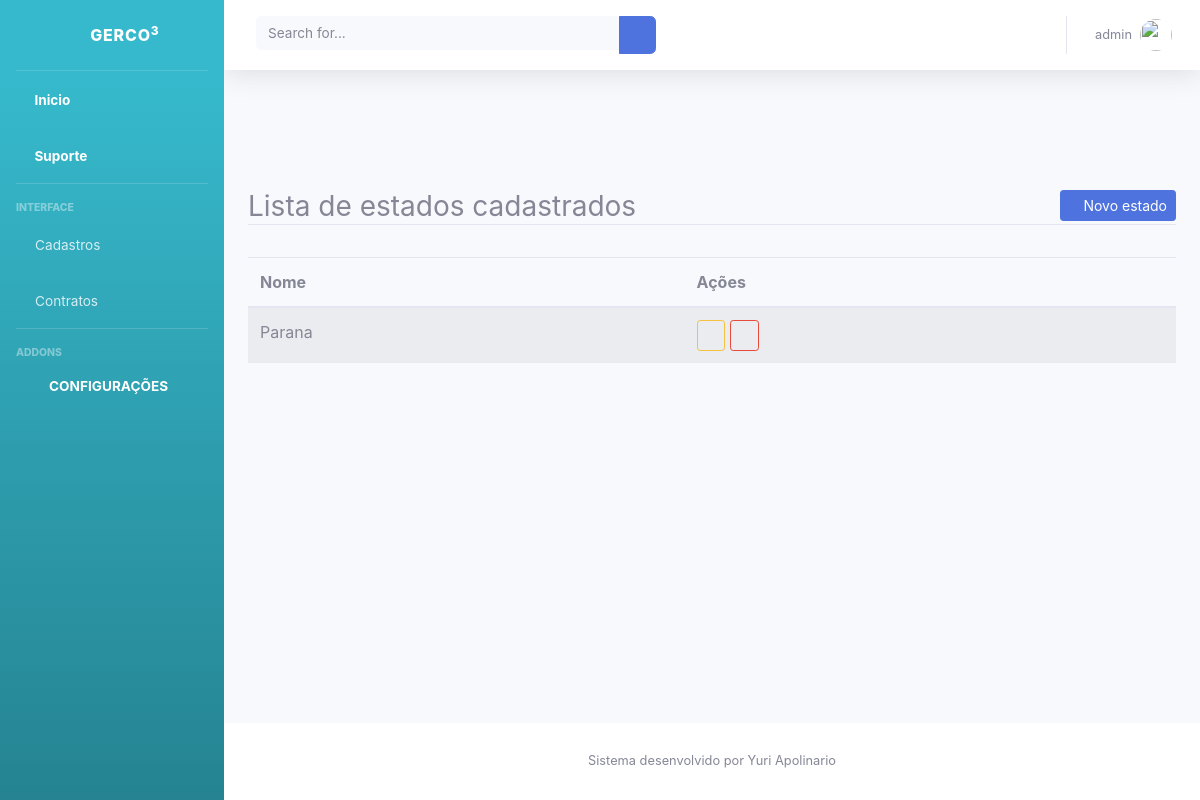
/listar/estado/ (signed in), run on an earlier commit of the app's database.
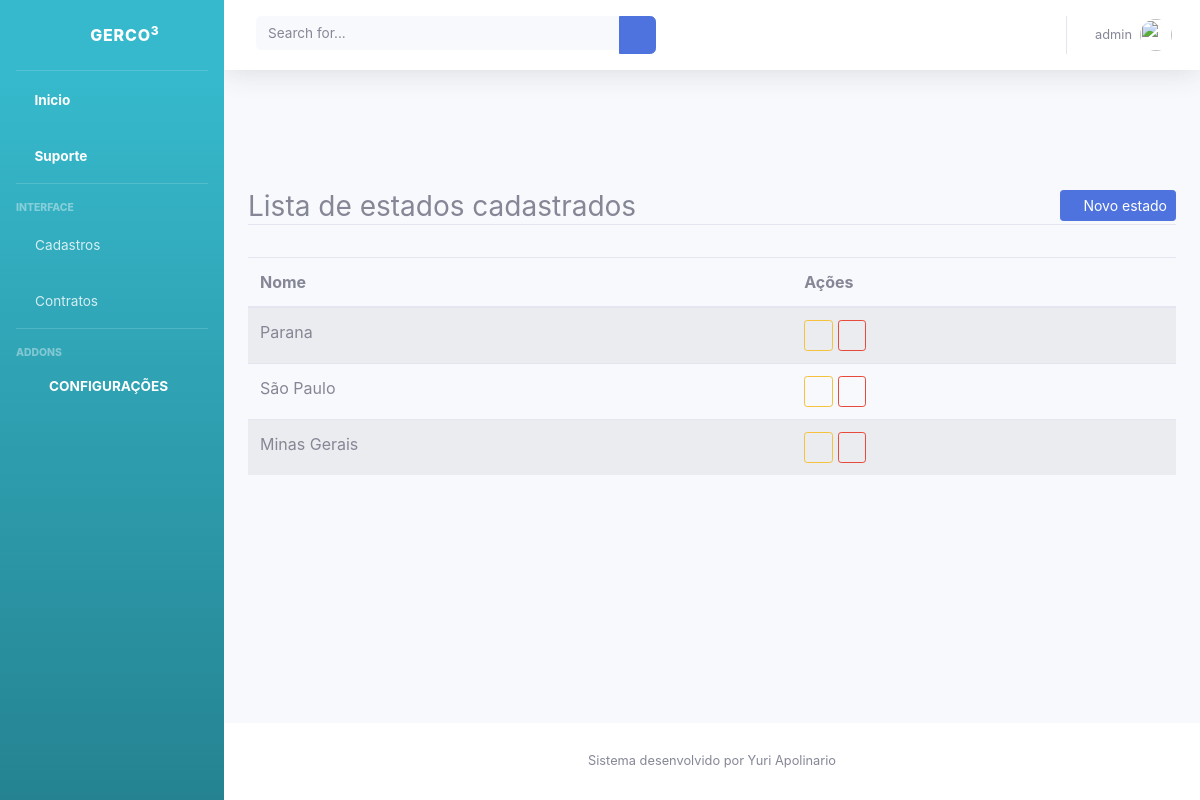
And on a later commit of the database.
### cadastros/models.py (models this page shows, shortened)
class Estado(models.Model):
    sigla = models.CharField(max_length=2)
    nome = models.CharField(max_length=50, verbose_name="nome do estado")

### cadastros/views.py (the view)
# urls.py: path('listar/estado/', EstadoList.as_view(), name="listar-estado"),
class EstadoList(LoginRequiredMixin, ListView):
    model = Estado
    template_name = 'cadastros/listar/estado.html'

### cadastros/templates/cadastros/listar/estado.html (shortened to what this page needs)
{% extends 'paginas/modelo.html'%}
{% block conteudo %}
{% if request.user.is_authenticated %}
<div class="content-wrapper">
    <div class="container py-5">
        <div class="row mt-5">
            <div class="col-lg">
                <h3 class="border-bottom">
                    Lista de estados cadastrados
                    <a href="{% url 'cadastro-estado' %}" class="float-right btn btn-primary btn-sm">
                        <i class="fa fa-plus-circle" aria-hidden="true"></i>
                        Novo estado
                    </a>
                </h3>
            </div>
        </div>
        <div class="row">
            <div class="col-lg mt-4">
                <table class="table table-striped" id="tabelaListar">
                    <thead>
                        <tr>
                            <th>Nome</th>
                            <th>Ações</th>
                        </tr>
                    </thead>
                    <tbody>
                        {% for obj in object_list %}
                        <tr>
                            <td>{{ obj.nome }}</td>
                            <td>
                                <a href="{% url 'editar-estado' obj.pk %}" class="btn btn-outline-warning btn-sm">
                                    <i class="fa fa-pen" aria-hidden="true"></i>
                                </a>
                                <a href="{% url 'excluir-estado' obj.pk %}" class="btn btn-outline-danger btn-sm">
                                    <i class="fa fa-trash" aria-hidden="true"></i>
                                </a>
                            </td>
                        </tr>
                        {% empty %}
                        <tr>
                            <td colspan="100%">Nenhum estado cadastrado</td>
                        </tr>
                        {% endfor %}
                    </tbody>
                </table>
            </div>
        </div>
    </div>
</div>
{% endif %}
{% endblock %}

What changed in the data, as far as the page shows it:
added Estado: nome "São Paulo"
added Estado: nome "Minas Gerais"
